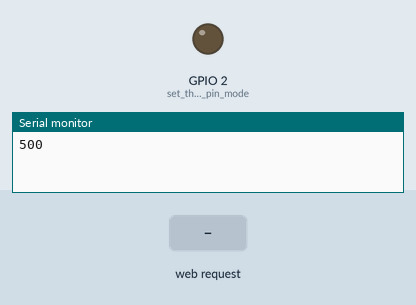
A program run on a simulated ESP32. Shown: output pins drawn as LEDs (lit = HIGH), the last lines printed to the serial monitor. Dashed ring = blinking. The inputs (shaded band) are chosen by the test bench. Pins used as bus, display or sensor lines are not drawn.

Above: at 1.2 s.
1.3 s: HTTP request GET /BLINK received
At 1.7 s:
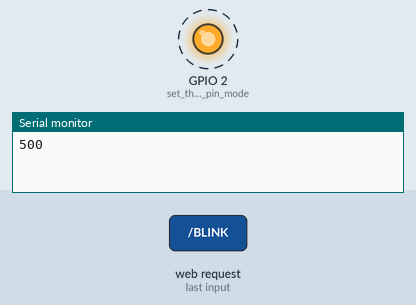
4.3 s: HTTP request GET /WAVE received
At 6.08 s:
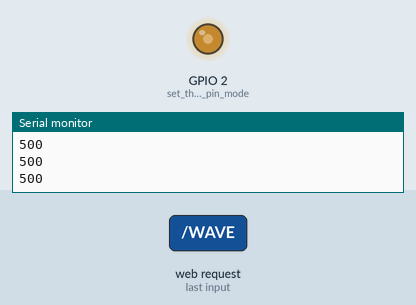
Timing chart, 0 to 12.8 s (numbered marks = the images above; inputs shaded):
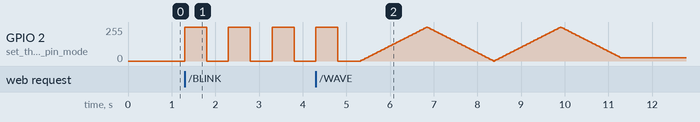

The program:

main.cpp
```cpp
#include "WiFi.h"

//////////////////////////////////  Tasks handles //////////////////////////

TaskHandle_t primulHandle; // defining the rtos task handle
TaskHandle_t alDoileaHandle; // defining the rtos task handle

/////////////////////////////////  Global Variables ///////////////////////

int ledc_channel_0 = 0;
int ledc_timer_13_bit = 13;
int brightness = 0; // how bright the LED is
int fadeAmount = 5; // how many points to fade the LED by
double ledc_base_freq = 5000;
const char *ssid = "MyEsp32";      //Wifi network name
const char *password = "Password"; // Wifi password

/////////////////////////////////////  Wifi Server instance  /////////////////////

WiFiServer server(80);

////////////////////////////////////// Template function //////////////////////////////////////////////////////////

template <class T>
const T &min(const T &a, const T &b)
{
  return (a < b) ? a : b; //implementation of "min" function template
}                         //told ya' that i hate defines :)

/////////////////////////////////////////////////////////////////////////////////////////////////////////////////

void ledcAnalogWrite(int channel, int value, int valueMax = 255) // a normal function implemented. No prototype needed
{
  // calculate duty, 8191 from 2 ^ 13 - 1
  int duty = (8191 / valueMax) * min(value, valueMax);
  // write duty to LEDC
  ledcWrite(channel, duty);
}

//////////////////////////////////////////// Prototypes /////////////////////////////////////////////////////////////////////

void ledFade(); // a function prototype, function implemented later
void blink(); // a function prototype, function implemented later

/////////////////////////////////////////////  Tasks  //////////////////////////////////////////////////////////////////////

void PrimulTask(void *parameter) // the rtos task
{
  pinMode(LED_BUILTIN, OUTPUT); // set the LED pin mode
  server.begin();               // starting the web server

  while (1) // starting the endless loop on rtos task
  {
    WiFiClient client = server.available(); // listen for incoming clients

    if (client) // if you get a client,
    {
      String currentLine = "";   // make a String to hold incoming data from the client
      while (client.connected()) // loop while the client's connected
      {
        if (client.available()) // if there's bytes to read from the client,
        {
          char c = client.read(); // read a byte, then
          if (c == '\n')          // if the byte is a newline character
          {
            // if the current line is blank, you got two newline characters in a row.
            // that's the end of the client HTTP request, so send a response:
            if (currentLine.length() == 0)
            {
              // HTTP headers always start with a response code (e.g. HTTP/1.1 200 OK)
              // and a content-type so the client knows what's coming, then a blank line:
              client.println("HTTP/1.1 200 OK");
              client.println("Content-type:text/html");
              client.println();
              // the content of the HTTP response follows the header:
              client.print("<head><title>Test Led http protocol</title></head>");
              client.print("<center><h1><b>ESP32 Web Control!!</b></h1></center>");
              client.print("<center><p><b>Blue LED</b><a href=\"ON1\"><button>ON</button></a>&nbsp;<a href=\"OFF1\"><button>OFF</button></a></p></center>");
              client.print("<center><h1>Effects!!!!</h1></center>");
              client.print("<center><p>Blink<b>(2 Secs Aprox)</b><a href=\"BLINK\"><button>ON</button></center>");
              client.print("<center><p>Wave<b>(2 Secs Aprox)</b><a href=\"WAVE\"><button>ON</button></center>");
              // The HTTP response ends with another blank line:
              client.println();
              // break out of the while loop:
              break;
            }
            else
            { // if you got a newline, then clear currentLine:
              currentLine = "";
            }
          }
          else if (c != '\r') // if you got anything else but a carriage return character,
          {
            currentLine += c; // add it to the end of the currentLine
          }
          // Check to see if the client request was "GET /ON" or "GET /OFF":
          if (currentLine.endsWith("GET /ON1"))
          {
            digitalWrite(LED_BUILTIN, HIGH); // GET /ON turns the LED on
          }
          if (currentLine.endsWith("GET /OFF1"))
          {
            digitalWrite(LED_BUILTIN, LOW); // GET /OFF turns the LED off
          }
          if (currentLine.endsWith("GET /BLINK"))
          {
            blink();
          }
          if (currentLine.endsWith("GET /WAVE"))
          {
           ledFade();
          }
        }
      }
      // close the connection:
      client.stop();
    }
  }
  vTaskDelete(NULL); // Should never get here
                     // if we ever get here by error, delete the task to free memory
}

void IncaUnTask(void *parameter) // the rtos task
{
  while (1)
  {
  //just for fun, return the primary task stack depth every 3 seconds
  //even the primary task run on a different core
  Serial.println(uxTaskGetStackHighWaterMark(primulHandle));
  delay(3000);
  }
}

///////////////////////////////////////////////////////  Arduino code //////////////////////////////////////////////

void setup()
{
  Serial.begin(115200);
  WiFi.softAP(ssid, password); // start the Wifi ap mode

  xTaskCreatePinnedToCore( // starting first rtos task
      PrimulTask,    // Task function.
      "PrimulTask",  // String with name of task, a name just for humans
      10000,         // Stack size in WORDS!!! NOT bytes
      NULL,          // Parameter passed as input of the task
      2,             // Priority of the task.
      &primulHandle, // Task handle.
      1);            // our task run on core 1, wifi engine run on core 0

  xTaskCreatePinnedToCore( // starting second rtos task
      IncaUnTask,    // Task function.
      "IncaUnTask",  // String with name of task, a name just for humans
      800,           // Stack size in WORDS!!! NOT bytes
      NULL,          // Parameter passed as input of the task
      1,             // Priority of the task.
      &alDoileaHandle, // Task handle.
      0);            // secondary task running on core 0 along with the wifi
}

void loop()
{
  //everything is done in tasks
  //loop doig nothing...
  delay(1000);
}

///////////////////////////////////  Functions with protoypes above implemented here /////////////////////////////////

void ledFade()
{
  ledcSetup(ledc_channel_0, ledc_base_freq, ledc_timer_13_bit); //set the analogwrite channel
  ledcAttachPin(LED_BUILTIN, ledc_channel_0);                   // attach the analog out channel to LED pin
  for (int i = 0; i < 200; i++)                                 //fade in and out the led few times
  {
    ledcAnalogWrite(ledc_channel_0, brightness); //write the data to LED channel
    // change the brightness for next time through the loop:
    brightness = brightness + fadeAmount;
    // reverse the direction of the fading at the ends of the fade:
    if (brightness <= 0 || brightness >= 255)
    {
      fadeAmount = -fadeAmount;
    }
    // wait for 30 milliseconds to see the dimming effect
    delay(30);
  }
  ledcDetachPin(LED_BUILTIN); // detach the analog channel so we can access the digitalwrite
}

void blink()
{
  for (int i = 0; i < 4; i++) // Blink the led 4 times
  {
    digitalWrite(LED_BUILTIN, HIGH);
    delay(500);
    digitalWrite(LED_BUILTIN, LOW);
    delay(500);
  }
}
```

Measured:
- after the input at 1.3 s, GPIO 2 (set_the_LED_pin_mode): alternates 255/255 for 0.50 s and 0/255 for 0.50 s, starting at once
